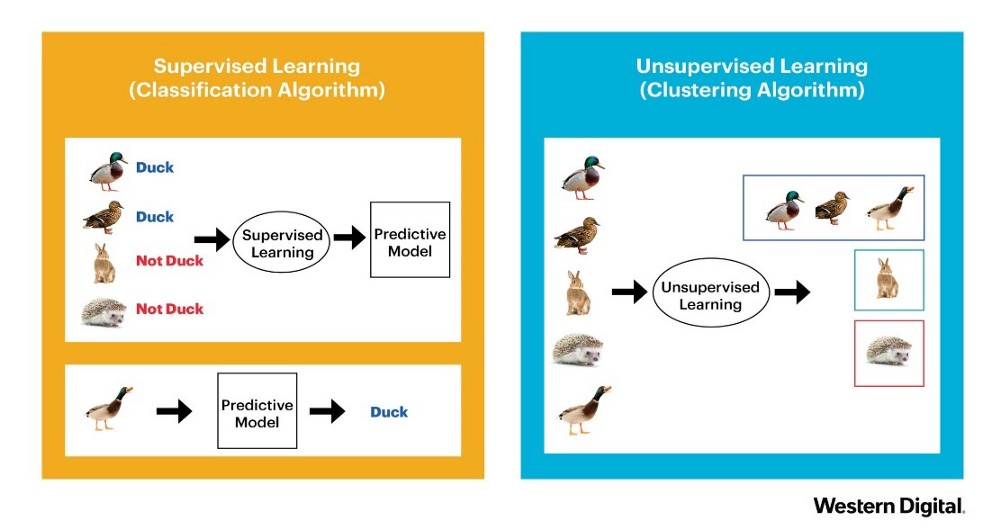
#> input picture 2020-Fall Advanced Statistical Methods/HW 01/images/SupVsUnsup.jpg, 1000 x 529 px, given in place of the camera
$ python Finder.py
#> lines starting #> are read from the running program, lines starting #| are printed output that depends on the picture; after the words box and inside, x2 and y2 are one past the last pixel; in counts of white or black regions, pixels touching at a corner belong together
# Hough circle detection

import cv2
import numpy as np

cap = cv2.VideoCapture(0)
kernel = np.ones((10,10), np.uint8)
marker_threshold = 3000
font = cv2.FONT_HERSHEY_SIMPLEX

while (1):
    ret, frame = cap.read()
#> frame is the input picture: shape (529, 1000, 3); mean B, G, R 208.9, 224.6, 212.3

    # Lets try a mask
    mask = cv2.inRange(frame,
        np.array([0, 0, 0]),  # BGR Black
        np.array([75, 75, 75]))  # BGR lighter Black
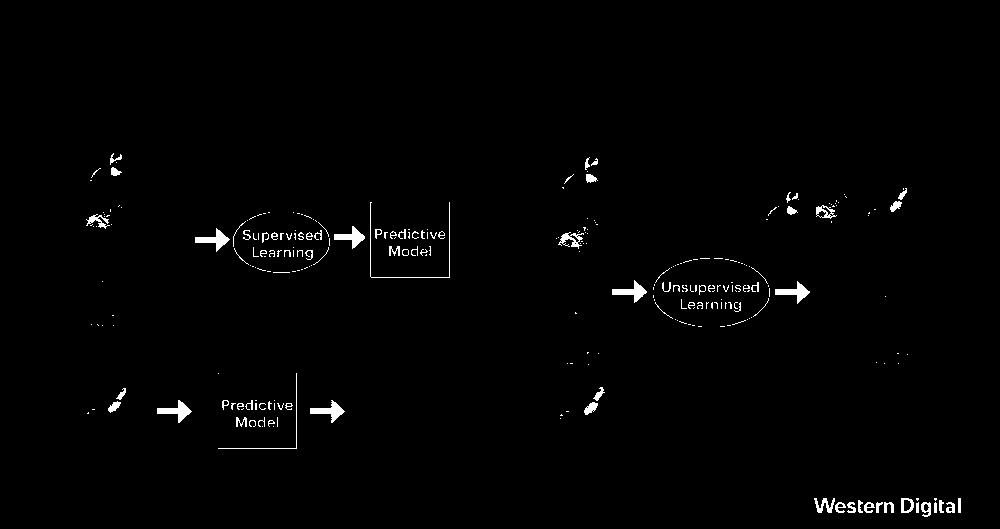
#> mask: shape (529, 1000); 1.2% white; 276 white regions (196 under 20 px)
    # [5 lines of commented-out code are left out]

    try:
        # currently frame, may need to be HSV
        circles = cv2.HoughCircles(edges, cv2.HOUGH_GRADIENT, 1, 20,
                            param1=50, param2=40, minRadius=0, maxRadius=0)

        circles = np.uint16(np.around(circles))
        print(len(circles))
        print(circles)
        for i in circles[0, :]:
            # Draw the outer circle (blue)
            cv2.circle(frame, (i[0], i[1]), i[2], (0, 255, 0), 2)

            # Draw the center of the circle (red)
            cv2.circle(frame, (i[0], i[1]), 2, (0, 0, 255), 3)

    except:
        pass

    contours,h = cv2.findContours(mask, cv2.RETR_TREE, cv2.CHAIN_APPROX_SIMPLE)
#> contours = 306 contours, 256 with area under 20; largest, box (x1, y1, x2, y2) and area: (157, 400, 192, 423) 261, (310, 400, 345, 423) 256, (195, 228, 230, 252) 254, (612, 280, 647, 303) 250, (775, 281, 810, 304) 246; h = 306 rows, first 6: [2, -1, 1, -1], [-1, -1, -1, 0], [3, 0, -1, -1], [5, 2, 4, -1], [-1, -1, -1, 3], [6, 3, -1, -1]
    # Checking if any contour is detected then run the following statements
    if len(contours) > 0:
        # Get the biggest contour from all the detected contours
        cmax = max(contours, key = cv2.contourArea)
#> cmax = contour of 15 points, box (x1, y1, x2, y2) (157, 400, 192, 423), area 261
        # Find the area of the contour
        area = cv2.contourArea(cmax)
#> area = 261
        # Checking if the area of the contour is greater than a threshold
        if area > marker_threshold:
            # Find center point of the contour
            M = cv2.moments(cmax)
            mX = int(M["m10"] / M["m00"])
            mY = int(M["m01"] / M["m00"])
            cv2.circle(frame, (mX, mY), 2, (0, 255, 0), 2)
            cv2.drawContours(frame, cmax, -1, (255, 0, 0), 2)
            (x,y),radius = cv2.minEnclosingCircle(cmax)
            center = (int(x),int(y))
            radius = int(radius)
            # Draw outer circle
            cv2.circle(frame,center,radius,(0,0,255),2)
            cv2.putText(frame,str('Center:{},{} Radius:{}'.format(center[0],center[1],radius)),(10,30), font, 1,(255,255,255),2,cv2.LINE_AA)
    else:
        previous_center_point= 0

    #cv2.imshow('edges', edges)
    cv2.imshow('Mask', mask)
    cv2.imshow('Detected Circles', frame)

    # Exit condition
    if cv2.waitKey(1) & 0xFF == ord('q'):
#> (key q is pressed here)
        break

cap.release()
cv2.destroyAllWindows()

$ run again, on 2020-Fall Advanced Statistical Methods/HW 01/images/MNIST.png
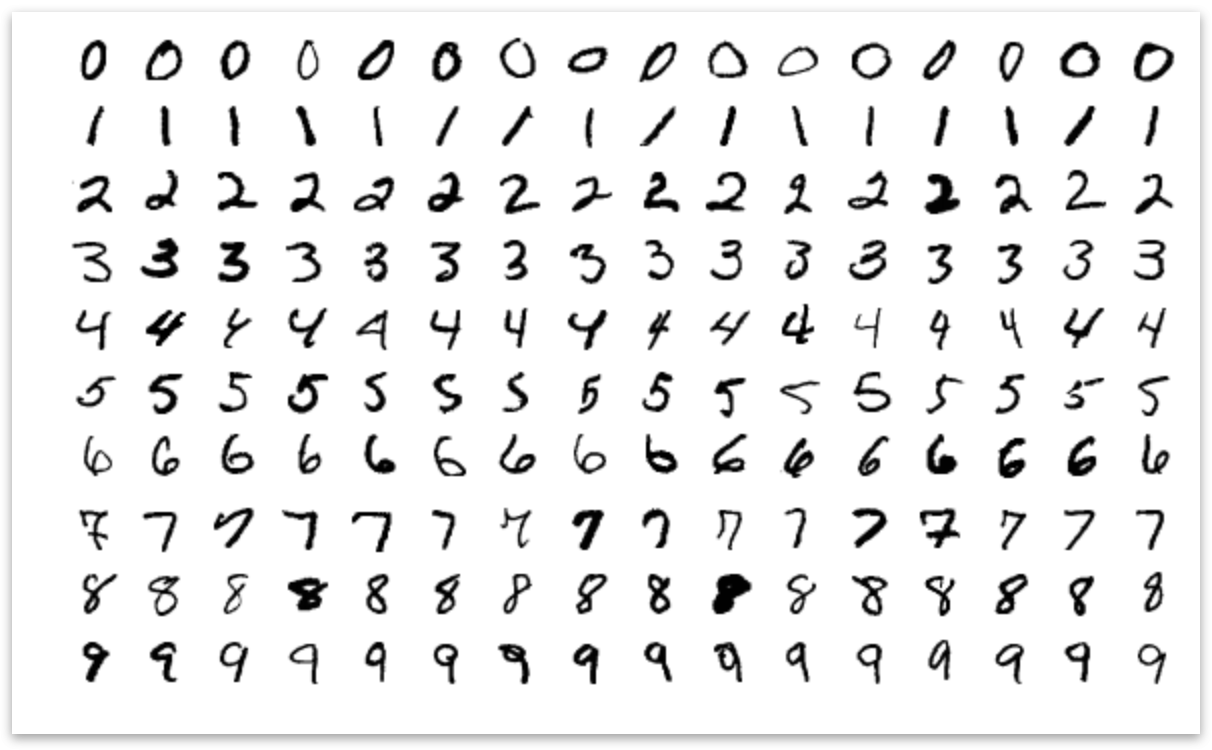
#> input picture 2020-Fall Advanced Statistical Methods/HW 01/images/MNIST.png, 1212 x 750 px, given in place of the camera
#> frame is the input picture: shape (750, 1212, 3); min 0, max 255, mean 235.4
#> `mask = cv2.inRange(frame, np.array([0, 0, 0]),`:
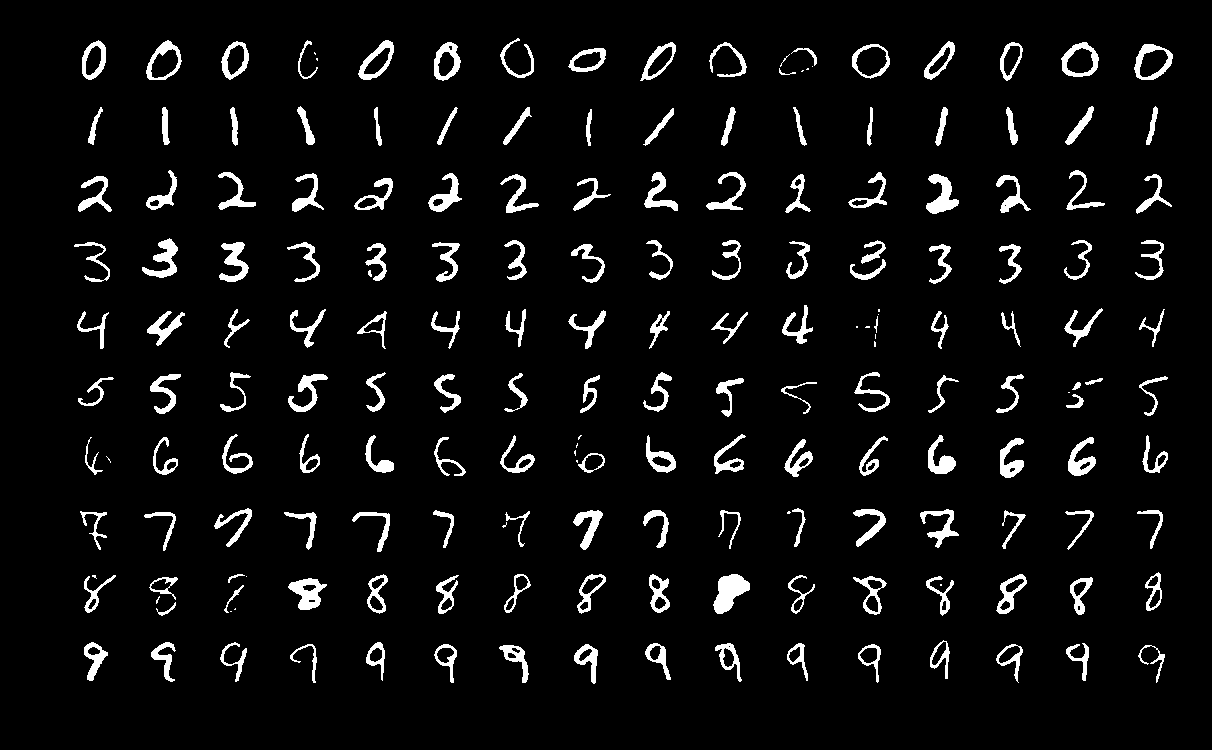
#> mask: shape (750, 1212); 5.6% white; 193 white regions (26 under 20 px)
#> contours = 261 contours, 34 with area under 20; largest, box (x1, y1, x2, y2) and area: (1134, 44, 1173, 80) 994, (1061, 42, 1099, 77) 954, (852, 44, 890, 79) 953, (146, 40, 182, 80) 938, (713, 574, 750, 614) 815; h = 261 rows, first 6: [1, -1, -1, -1], [4, 0, 2, -1], [3, -1, -1, 1], [-1, 2, -1, 1], [6, 1, 5, -1], [-1, -1, -1, 4]
#> cmax = contour of 56 points, box (x1, y1, x2, y2) (1134, 44, 1173, 80), area 994
#> area = 994.5

$ run again, on 2020-Fall Advanced Statistical Methods/HW 01/images/SupClassification.PNG
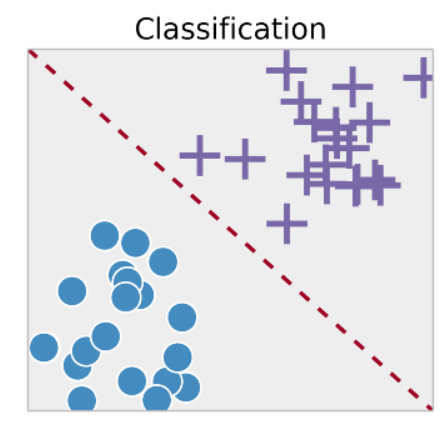
#> input picture 2020-Fall Advanced Statistical Methods/HW 01/images/SupClassification.PNG, 447 x 424 px, given in place of the camera
#> frame is the input picture: shape (424, 447, 3); mean B, G, R 233.3, 227.8, 225.6
#> `mask = cv2.inRange(frame, np.array([0, 0, 0]),`:
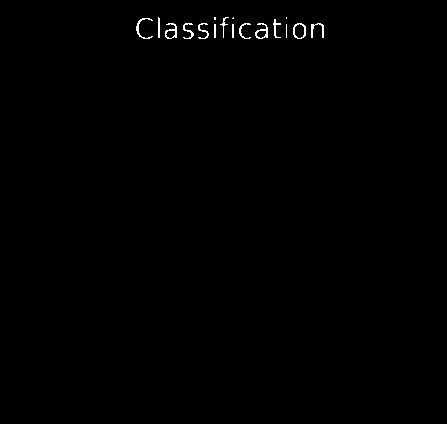
#> mask: shape (424, 447); 0.42% white in thin lines or dots, all inside (x1, y1, x2, y2) = (136, 17, 324, 39)
#> contours = 20 contours, 8 with area under 20; largest, box (x1, y1, x2, y2) and area: (293, 23, 306, 39) 156, (294, 23, 305, 39) 118, (255, 23, 268, 39) 102, (165, 23, 177, 39) 98, (256, 30, 267, 39) 60; h = 20 rows, first 6: [1, -1, -1, -1], [2, 0, -1, -1], [3, 1, -1, -1], [4, 2, -1, -1], [6, 3, 5, -1], [-1, -1, -1, 4]
#> cmax = contour of 20 points, box (x1, y1, x2, y2) (293, 23, 306, 39), area 156
#> area = 156
